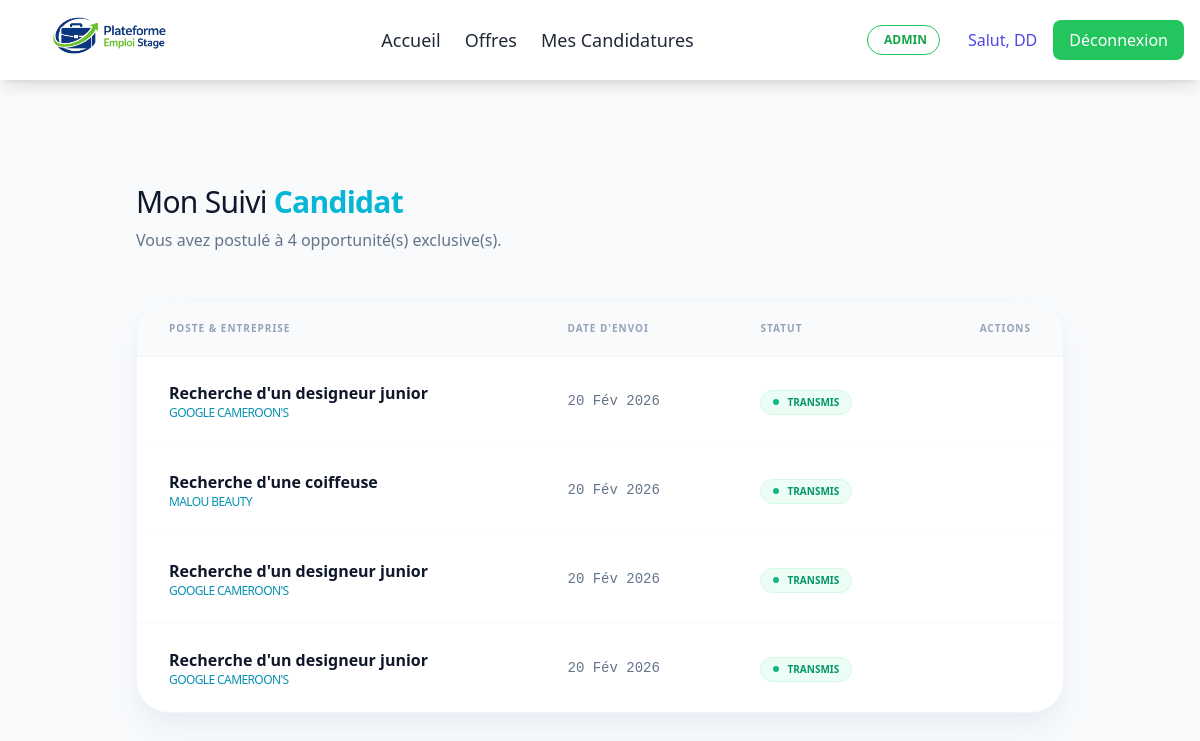
The page /offres/mes-candidatures/ (signed in) on the database its author committed.
### users/models.py (models this page shows)
class User(AbstractUser):
    ROLE_CHOICES = (
        ('candidat', 'Candidat'),
        ('recruteur', 'Recruteur'),
    )
    role = models.CharField(max_length=20, choices=ROLE_CHOICES)
    domaine_activite = models.CharField(max_length=100, blank=True, null=True)
    company_name = models.CharField(max_length=255, blank=True, null=True)
    company_domain = models.CharField(max_length=255, blank=True, null=True)
    company_city = models.CharField(max_length=100, blank=True, null=True)
    company_contact = models.CharField(max_length=100, blank=True, null=True)
    legal_document = models.FileField(upload_to='legal_docs/', blank=True, null=True)

### offres/models.py (models this page shows, shortened)
class Candidature(models.Model):
    offre = models.ForeignKey(Offre, on_delete=models.CASCADE, related_name='candidatures')
    nom_complet = models.CharField(max_length=200)
    email = models.EmailField()
    cv = models.FileField(upload_to='cv_candidats/')
    message = models.TextField(blank=True)
    date_envoi = models.DateTimeField(auto_now_add=True)

class Offre(models.Model):
    TYPE_CHOICES = (
        ('emploi', 'Emploi'),  # Offre d'emploi
        ('stage', 'Stage'),  # Offre de stage
    )
    CATEGORIE_CHOICES = (
        ('academique', 'Stage académique'),  # Stage lié aux études
        ('professionnel', 'Stage professionnel'),  # Stage en entreprise
        ('poste', 'Poste de travail'),  # Poste permanent
    )
    entreprise = models.ForeignKey(Entreprise, on_delete=models.CASCADE)
    titre = models.CharField(max_length=200)
    type = models.CharField(max_length=20, choices=TYPE_CHOICES)
    categorie = models.CharField(max_length=20, choices=CATEGORIE_CHOICES)
    profil_recherche = models.TextField()
    attentes = models.TextField()
    ville = models.CharField(max_length=100)
    statut = models.CharField(max_length=20, default='disponible')

class Entreprise(models.Model):
    user = models.OneToOneField(User, on_delete=models.CASCADE)
    nom = models.CharField(max_length=200)
    ville = models.CharField(max_length=100)
    domaine = models.CharField(max_length=200)
    legal_info = models.ImageField(upload_to='logos_entreprises/', null=True, blank=True)

### offres/views.py (the view)
# urls.py: path('mes-candidatures/', views.mes_candidatures, name='mes_candidatures'),
@login_required
def mes_candidatures(request):
    candidatures = Candidature.objects.all().order_by('-date_envoi')
    return render(request, 'offres/mes_candidatures.html', {'candidatures': candidatures})

### templates/offres/mes_candidatures.html (shortened to what this page needs)
{% extends "base.html" %}
{% block content %}
<div class="min-h-screen py-20 bg-[#f8fafc]">
    <div class="container mx-auto px-6 max-w-6xl">
        <div class="mb-12">
            <h1 class="text-3xl font-light tracking-tight text-slate-900">
                Mon Suivi <span class="font-bold text-cyan-500">Candidat</span>
            </h1>
            <p class="text-slate-500 mt-2">Vous avez postulé à {{ candidatures.count }} opportunité(s) exclusive(s).</p>
        </div>
        <div class="bg-white rounded-[2rem] shadow-xl shadow-slate-200/50 border border-slate-100 overflow-hidden">
            <table class="w-full text-left">
                <thead class="bg-slate-50 border-b border-slate-100">
                    <tr>
                        <th class="px-8 py-5 text-[10px] font-black uppercase tracking-widest text-slate-400">Poste & Entreprise</th>
                        <th class="px-8 py-5 text-[10px] font-black uppercase tracking-widest text-slate-400">Date d'envoi</th>
                        <th class="px-8 py-5 text-[10px] font-black uppercase tracking-widest text-slate-400">Statut</th>
                        <th class="px-8 py-5 text-[10px] font-black uppercase tracking-widest text-slate-400 text-right">Actions</th>
                    </tr>
                </thead>
                <tbody class="divide-y divide-slate-50">
                    {% for candidature in candidatures %}
                    <tr class="hover:bg-cyan-50/30 transition-colors group">
                        <td class="px-8 py-6">
                            <div class="font-bold text-slate-900">{{ candidature.offre.titre }}</div>
                            <div class="text-xs text-cyan-600 font-medium uppercase tracking-tighter">{{ candidature.offre.entreprise.nom }}</div>
                        </td>
                        <td class="px-8 py-6 text-sm text-slate-500 font-mono">
                            {{ candidature.date_envoi|date:"d M Y" }}
                        </td>
                        <td class="px-8 py-6">
                            <span class="inline-flex items-center px-3 py-1 rounded-full text-[10px] font-bold uppercase bg-emerald-50 text-emerald-600 border border-emerald-100">
                                <span class="w-1.5 h-1.5 rounded-full bg-emerald-500 mr-2 animate-pulse"></span>
                                Transmis
                            </span>
                        </td>
                        <td class="px-8 py-6 text-right">
                        </td>
                    </tr>
                    {% endfor %}
                </tbody>
            </table>
        </div>
    </div>
</div>
{% endblock %}

### templates/base.html (shortened to what this page needs)
{% load static %}
<!DOCTYPE html>
<html lang="fr">
<head>
    <link rel="stylesheet" href="https://cdn.jsdelivr.net/npm/bootstrap-icons@1.11.3/font/bootstrap-icons.min.css">
    <script src="https://cdn.tailwindcss.com"></script>
</head>
<body class="bg-gray-50 font-poppins text-gray-800">
<header class="bg-white shadow-lg sticky top-0 z-50">
    <nav class="max-w-7xl mx-auto px-4 py-4 flex justify-between items-center">
<a href="{% url 'home' %}" class="relative h-12 w-48 block">
    <img src="{% static 'images/img.png' %}"
         alt="img"
         class="absolute top-1/2 -translate-y-1/2 left-0 max-w-none h-[137px] w-auto object-contain">
</a>
        <ul class="hidden md:flex space-x-6 text-lg items-center">
            <li>
                <a href="{% url 'home' %}"
                   class="text-gray-800 border-b-4 border-transparent hover:border-blue-500 hover:shadow-lg transition duration-300">
                   Accueil
                </a>
            </li>
            <li>
                <a href="{% url 'offres_list' %}"
                   class="text-gray-800 border-b-4 border-transparent hover:border-blue-500 hover:shadow-lg transition duration-300">
                   Offres
                </a>
            </li>
            <li>
                <a href="{% url 'mes_candidatures' %}"
                   class="text-gray-800 border-b-4 border-transparent hover:border-blue-500 hover:shadow-lg transition duration-300">
                   Mes Candidatures
                </a>
            </li>
        </ul>
        <div class="hidden md:flex space-x-4 items-center">
            {% if user.is_staff %}
    <a href="{% url 'admin:index' %}"
       class="inline-flex items-center px-3 py-1.5 border border-green-500 text-green-600 text-xs font-bold uppercase rounded-full hover:bg-green-500 hover:text-white transition duration-300 me-3">
         Admin
    </a>
{% endif %}
            {% if user.is_authenticated %}
                <span class="text-indigo-600 font-medium">Salut, {{ user.username }}</span>
<form action="{% url 'logout' %}" method="post" class="inline">
    <button type="submit" class="px-4 py-2 bg-green-500 text-white rounded-lg hover:bg-red-600 transition">
        Déconnexion
    </button>
</form>            {% else %}
                <a href="{% url 'login' %}" class="px-4 py-2 bg-indigo-500 text-white rounded-lg hover:bg-indigo-600 transition">Connexion</a>
                <a href="{% url 'register' %}" class="px-4 py-2 border border-indigo-600 text-indigo-600 rounded-lg hover:bg-indigo-600 hover:text-white transition">Inscription</a>
            {% endif %}
        </div>
    </nav>
</header>
    <main class="container mx-auto p-6">
        {% block content %}{% endblock %}
    </main>
</body>
</html>

### rows shown on the page
User: username "DD"
Candidature: offre.titre "Recherche d'un designeur junior", offre.entreprise.nom "GOOGLE CAMEROON'S", date_envoi "20 Fév 2026"
Candidature: offre.titre "Recherche d'une coiffeuse", offre.entreprise.nom "MALOU BEAUTY", date_envoi "20 Fév 2026"
Candidature: offre.titre "Recherche d'un designeur junior", offre.entreprise.nom "GOOGLE CAMEROON'S", date_envoi "20 Fév 2026"
Candidature: offre.titre "Recherche d'un designeur junior", offre.entreprise.nom "GOOGLE CAMEROON'S", date_envoi "20 Fév 2026"

### other values the page prints
{{ candidatures.count }} "4"
